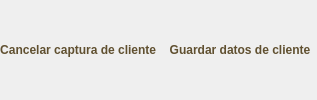
    <widget class="QFrame" name="buttonsFR_edit">
     <property name="minimumSize">
      <size>
       <width>0</width>
       <height>32</height>
      </size>
     </property>
     <property name="styleSheet">
      <string notr="true">color:#605030; background-color:qlineargradient(x1:0, y1:.7, x2:0, y2:1, stop:0 #FFC864, stop:1 #D09024); border-bottom-left-radius: 3px; border-bottom-right-radius: 3px;</string>
     </property>
     <layout class="QHBoxLayout" name="horizontalLayout">
      <property name="spacing">
       <number>0</number>
      </property>
      <property name="margin">
       <number>0</number>
      </property>
      <item>
       <widget class="QFrame" name="frame_2">
        <property name="sizePolicy">
         <sizepolicy hsizetype="MinimumExpanding" vsizetype="Preferred">
          <horstretch>0</horstretch>
          <verstretch>0</verstretch>
         </sizepolicy>
        </property>
       </widget>
      </item>
      <item>
       <widget class="QFrame" name="frCancelar">
        <property name="frameShape">
         <enum>QFrame::Panel</enum>
        </property>
        <property name="frameShadow">
         <enum>QFrame::Raised</enum>
        </property>
        <layout class="QVBoxLayout" name="verticalLayout_2">
         <property name="margin">
          <number>0</number>
         </property>
         <item>
          <widget class="QPushButton" name="cancelBU">
           <property name="sizePolicy">
            <sizepolicy hsizetype="Minimum" vsizetype="Preferred">
             <horstretch>0</horstretch>
             <verstretch>0</verstretch>
            </sizepolicy>
           </property>
           <property name="font">
            <font>
             <weight>75</weight>
             <bold>true</bold>
            </font>
           </property>
           <property name="text">
            <string>Cancelar captura de cliente  </string>
           </property>
           <property name="icon">
            <iconset resource="resources.qrc">
             <normaloff>:/Cancel.png</normaloff>:/Cancel.png</iconset>
           </property>
           <property name="iconSize">
            <size>
             <width>24</width>
             <height>24</height>
            </size>
           </property>
           <property name="flat">
            <bool>true</bool>
           </property>
          </widget>
         </item>
        </layout>
       </widget>
      </item>
      <item>
       <widget class="QFrame" name="bFReditSpacer2FR">
        <property name="sizePolicy">
         <sizepolicy hsizetype="Preferred" vsizetype="Preferred">
          <horstretch>1</horstretch>
          <verstretch>0</verstretch>
         </sizepolicy>
        </property>
        <property name="frameShape">
         <enum>QFrame::Panel</enum>
        </property>
        <property name="frameShadow">
         <enum>QFrame::Raised</enum>
        </property>
       </widget>
      </item>
      <item>
       <widget class="QFrame" name="frAceptar">
        <property name="frameShape">
         <enum>QFrame::Panel</enum>
        </property>
        <property name="frameShadow">
         <enum>QFrame::Raised</enum>
        </property>
        <layout class="QVBoxLayout" name="verticalLayout_3">
         <property name="margin">
          <number>0</number>
         </property>
         <item>
          <widget class="QPushButton" name="acceptBU">
           <property name="sizePolicy">
            <sizepolicy hsizetype="Minimum" vsizetype="Preferred">
             <horstretch>0</horstretch>
             <verstretch>0</verstretch>
            </sizepolicy>
           </property>
           <property name="font">
            <font>
             <weight>75</weight>
             <bold>true</bold>
            </font>
           </property>
           <property name="text">
            <string>  Guardar datos de cliente  </string>
           </property>
           <property name="icon">
            <iconset resource="resources.qrc">
             <normaloff>:/CheckMark.png</normaloff>:/CheckMark.png</iconset>
           </property>
           <property name="iconSize">
            <size>
             <width>24</width>
             <height>24</height>
            </size>
           </property>
           <property name="flat">
            <bool>true</bool>
           </property>
          </widget>
         </item>
        </layout>
       </widget>
      </item>
      <item>
       <widget class="QFrame" name="bFReditSpacer3FR">
        <property name="sizePolicy">
         <sizepolicy hsizetype="MinimumExpanding" vsizetype="Preferred">
          <horstretch>0</horstretch>
          <verstretch>0</verstretch>
         </sizepolicy>
        </property>
        <property name="frameShape">
         <enum>QFrame::Panel</enum>
        </property>
        <property name="frameShadow">
         <enum>QFrame::Raised</enum>
        </property>
       </widget>
      </item>
     </layout>
    </widget>
